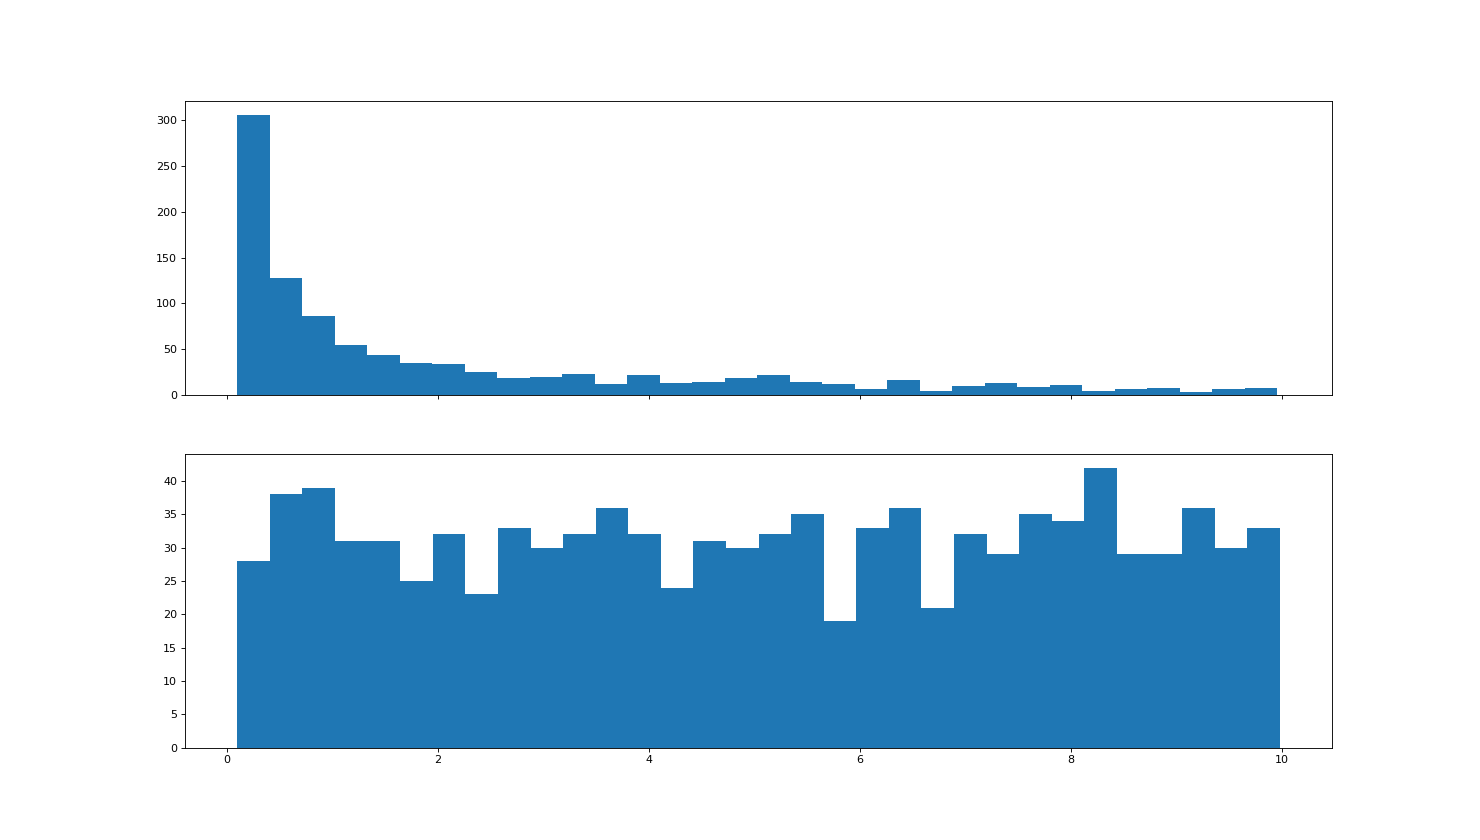

Write the Python code that produced this figure.
from astro_traj.galaxy import Hernquist_NFW
from astro_traj import constr_dict
from astro_traj.sample import Sample
import numpy as np
from matplotlib import use
use('agg')
import matplotlib.pyplot as plt

samples = 'posterior_samples.dat'
Galaxy = constr_dict.galaxy('NGC', samples, 100, 5, 0.73)
gal = Hernquist_NFW(Galaxy['Mspiral'], Galaxy['Mbulge'], Galaxy['Mhalo'], Galaxy['R_eff'], 0.73, rcut=100)
samp = Sample(gal)
Nsys = 1000
bins = int(np.round(np.sqrt(Nsys)))

Apre_dist_log = samp.sample_Apre(Amin=0.1, Amax=10.0, method='log', size=Nsys)
Apre_dist_uniform = samp.sample_Apre(Amin=0.1, Amax=10.0, method='uniform', size=Nsys)

plot, (ax1, ax2) = plt.subplots(2, sharex=True, figsize=(18.5, 10.5))
ax1.hist(Apre_dist_log, bins=bins)
ax2.hist(Apre_dist_uniform, bins=bins)
plot.show()
